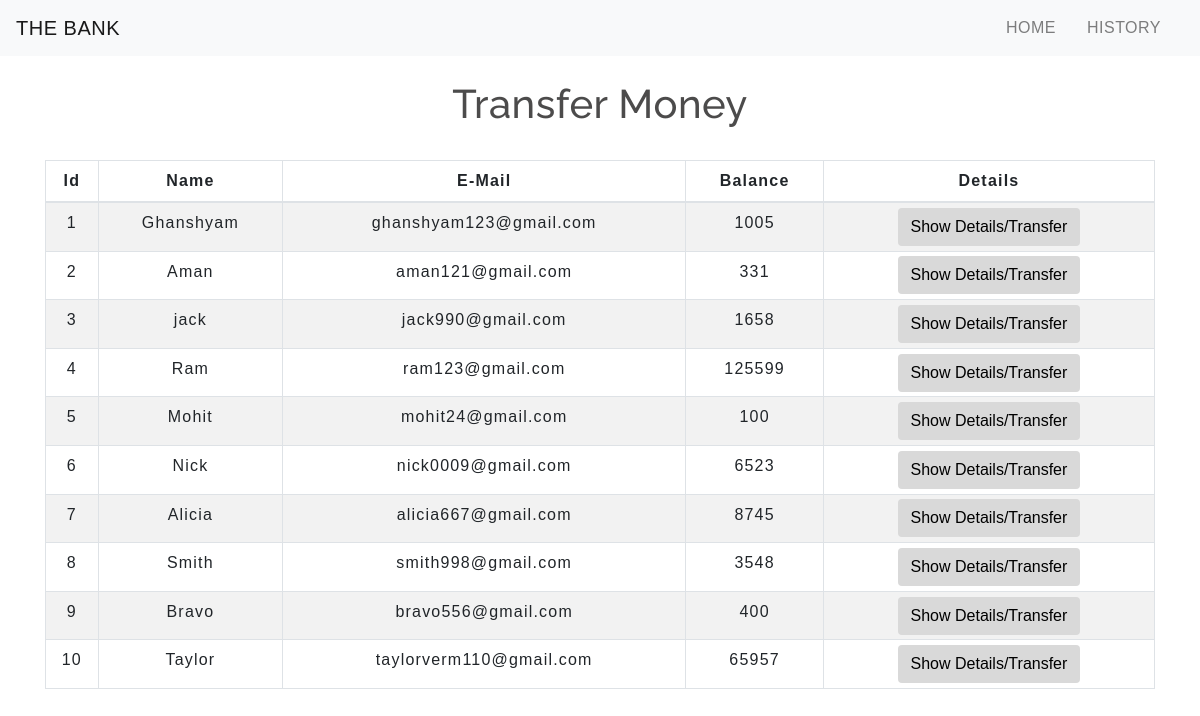
The app's page /transfermoney.php with its own data.
### tables this page shows
CREATE TABLE `users` (
  `id` int(10) NOT NULL,
  `name` varchar(25) NOT NULL,
  `email` varchar(25) NOT NULL,
  `balance` varchar(10) NOT NULL
);

### transfermoney.php (the view, shortened to what this page needs)
<!DOCTYPE html>
<html lang="en">
<head>
    <link rel="stylesheet" href="https://maxcdn.bootstrapcdn.com/bootstrap/4.0.0/css/bootstrap.min.css">
    <link rel="stylesheet" type="text/css" href="css/table.css">
    <link rel="stylesheet" type="text/css" href="css/navbar.css">
</head>
<body>
<?php
    include 'config.php';
    $sql = "SELECT * FROM users";
    $result = mysqli_query($conn,$sql);
?>
<?php
  include 'navbar.php';
?>
<div class="container">
        <h2 class="text-center pt-4">Transfer Money</h2>
        <br>
            <div class="row">
                <div class="col">
                    <div class="table-responsive-sm">
                    <table class="table table-hover table-sm table-striped table-condensed table-bordered">
                        <thead>
                            <tr>
                            <th scope="col" class="text-center py-2">Id</th>
                            <th scope="col" class="text-center py-2">Name</th>
                            <th scope="col" class="text-center py-2">E-Mail</th>
                            <th scope="col" class="text-center py-2">Balance</th>
                            <th scope="col" class="text-center py-2">Details</th>
                            </tr>
                        </thead>
                        <tbody>
                <?php
                    while($rows=mysqli_fetch_assoc($result)){
                ?>
                    <tr>
                        <td class="py-2"><?php echo $rows['id'] ?></td>
                        <td class="py-2"><?php echo $rows['name']?></td>
                        <td class="py-2"><?php echo $rows['email']?></td>
                        <td class="py-2"><?php echo $rows['balance']?></td>
                        <td><a href="selecteduserdetail.php?id= <?php echo $rows['id'] ;?>"> <button type="button" class="btn">Show Details/Transfer</button></a></td>
                    </tr>
                <?php
                    }
                ?>
                        </tbody>
                    </table>
                    </div>
                </div>
            </div>
         </div>
</body>
</html>

### navbar.php (shortened to what this page needs)
<nav class="navbar navbar-expand-md navbar-light bg-light">
<a class="navbar-brand" href="index.php">THE BANK</a>
<div class="collapse navbar-collapse" id="collapsibleNavbar">
      <ul class="navbar-nav ml-auto">
        <li class="nav-item">
          <a class="nav-link" href="index.php">HOME</a>
        </li>
        <li class="nav-item">
          <a class="nav-link" href="transactionhistory.php">HISTORY</a>
        </li>
    </div>
 </nav>

### css/table.css (style rules this page uses)
* { padding: 0; margin: 0; box-sizing: border-box; font-family: sans-serif; }
h2 { font-size: 40px; }
table { letter-spacing: 1.2px; }
td { text-align: center; }
button { border:none; background: #d9d9d9; transition: 1s; }

### css/navbar.css (style rules this page uses)
.nav-link { margin-right: 15px; color:#2F363F; letter-spacing: 0.5px; transition: 0.5s; }
.navbar-brand { color: #4C4B4B; letter-spacing: 0.5px; }
h2 { color: #4C4B4B; letter-spacing: 0.5px; font-family: raleway; }

### transfermoney.php (style rules this page uses)
button { transition: 1.5s; }

### records on screen
users: id "1", name "Ghanshyam", email "ghanshyam123@gmail.com", balance "1005"
users: id "2", name "Aman", email "aman121@gmail.com", balance "331"
users: id "3", name "jack", email "jack990@gmail.com", balance "1658"
users: id "4", name "Ram", email "ram123@gmail.com", balance "125599"
users: id "5", name "Mohit", email "mohit24@gmail.com", balance "100"
users: id "6", name "Nick", email "nick0009@gmail.com", balance "6523"
users: id "7", name "Alicia", email "alicia667@gmail.com", balance "8745"
users: id "8", name "Smith", email "smith998@gmail.com", balance "3548"
users: id "9", name "Bravo", email "bravo556@gmail.com", balance "400"
users: id "10", name "Taylor", email "taylorverm110@gmail.com", balance "65957"
